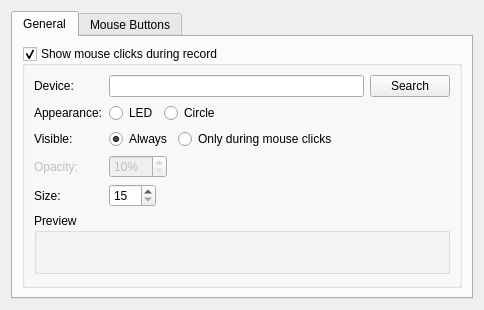
<?xml version="1.0" encoding="UTF-8"?>
<ui version="4.0">
 <class>MouseConfig</class>
 <widget class="QWidget" name="MouseConfig">
  <property name="geometry">
   <rect>
    <x>0</x>
    <y>0</y>
    <width>484</width>
    <height>297</height>
   </rect>
  </property>
  <property name="windowTitle">
   <string notr="true"/>
  </property>
  <property name="toolTip">
   <string notr="true"/>
  </property>
  <layout class="QVBoxLayout" name="verticalLayout">
   <property name="spacing">
    <number>0</number>
   </property>
   <item>
    <widget class="KTabWidget" name="ktabwidget">
     <property name="currentIndex">
      <number>0</number>
     </property>
     <widget class="QWidget" name="tab_3">
      <attribute name="title">
       <string>General</string>
      </attribute>
      <layout class="QVBoxLayout" name="verticalLayout_2">
       <item>
        <widget class="QGroupBox" name="kcfg_showActivity">
         <property name="title">
          <string>Show mouse clicks during record</string>
         </property>
         <property name="flat">
          <bool>false</bool>
         </property>
         <property name="checkable">
          <bool>true</bool>
         </property>
         <layout class="QFormLayout" name="formLayout_4">
          <property name="fieldGrowthPolicy">
           <enum>QFormLayout::ExpandingFieldsGrow</enum>
          </property>
          <item row="0" column="0">
           <widget class="QLabel" name="label_4">
            <property name="text">
             <string>Device:</string>
            </property>
            <property name="buddy">
             <cstring>kcfg_keyMonDevice</cstring>
            </property>
           </widget>
          </item>
          <item row="0" column="1">
           <layout class="QHBoxLayout" name="horizontalLayout_2">
            <item>
             <widget class="KLineEdit" name="kcfg_keyMonDevice">
              <property name="enabled">
               <bool>true</bool>
              </property>
             </widget>
            </item>
            <item>
             <widget class="KPushButton" name="keyMonButton">
              <property name="enabled">
               <bool>true</bool>
              </property>
              <property name="text">
               <string>Search</string>
              </property>
             </widget>
            </item>
           </layout>
          </item>
          <item row="2" column="0">
           <widget class="QLabel" name="label_2">
            <property name="text">
             <string>Appearance:</string>
            </property>
           </widget>
          </item>
          <item row="2" column="1">
           <layout class="QHBoxLayout" name="horizontalLayout_3">
            <item>
             <widget class="QRadioButton" name="kcfg_led">
              <property name="text">
               <string>LED</string>
              </property>
              <property name="checked">
               <bool>true</bool>
              </property>
             </widget>
            </item>
            <item>
             <widget class="QRadioButton" name="kcfg_circle">
              <property name="text">
               <string>Circle</string>
              </property>
             </widget>
            </item>
           </layout>
          </item>
          <item row="4" column="0">
           <widget class="QLabel" name="label_5">
            <property name="text">
             <string>Visible:</string>
            </property>
           </widget>
          </item>
          <item row="4" column="1">
           <layout class="QHBoxLayout" name="horizontalLayout_4">
            <item>
             <widget class="QRadioButton" name="kcfg_mouseWidgetAlwaysVisible">
              <property name="text">
               <string>Always</string>
              </property>
              <property name="checked">
               <bool>true</bool>
              </property>
              <property name="autoExclusive">
               <bool>false</bool>
              </property>
             </widget>
            </item>
            <item>
             <widget class="QRadioButton" name="kcfg_mouseWidgetInvisible">
              <property name="text">
               <string>Only during mouse clicks</string>
              </property>
              <property name="autoExclusive">
               <bool>false</bool>
              </property>
             </widget>
            </item>
           </layout>
          </item>
          <item row="5" column="0">
           <widget class="QLabel" name="opacityLabel">
            <property name="enabled">
             <bool>false</bool>
            </property>
            <property name="text">
             <string>Opacity:</string>
            </property>
            <property name="buddy">
             <cstring>kcfg_cursorOpacity</cstring>
            </property>
           </widget>
          </item>
          <item row="6" column="0">
           <widget class="QLabel" name="label_3">
            <property name="text">
             <string>Size:</string>
            </property>
            <property name="buddy">
             <cstring>kcfg_cursorWidgetSize</cstring>
            </property>
           </widget>
          </item>
          <item row="6" column="1">
           <widget class="KIntSpinBox" name="kcfg_cursorWidgetSize">
            <property name="suffix">
             <string notr="true"/>
            </property>
            <property name="prefix">
             <string/>
            </property>
            <property name="minimum">
             <number>15</number>
            </property>
            <property name="maximum">
             <number>100</number>
            </property>
           </widget>
          </item>
          <item row="7" column="0" colspan="2">
           <widget class="QGroupBox" name="groupBox">
            <property name="title">
             <string>Preview</string>
            </property>
            <layout class="QGridLayout" name="gridLayout">
             <item row="0" column="1">
              <widget class="CursorWidget" name="cursorWidget" native="true">
               <property name="minimumSize">
                <size>
                 <width>9</width>
                 <height>9</height>
                </size>
               </property>
              </widget>
             </item>
             <item row="0" column="0">
              <spacer name="horizontalSpacer_2">
               <property name="orientation">
                <enum>Qt::Horizontal</enum>
               </property>
               <property name="sizeHint" stdset="0">
                <size>
                 <width>40</width>
                 <height>20</height>
                </size>
               </property>
              </spacer>
             </item>
             <item row="0" column="2">
              <spacer name="horizontalSpacer_3">
               <property name="orientation">
                <enum>Qt::Horizontal</enum>
               </property>
               <property name="sizeHint" stdset="0">
                <size>
                 <width>40</width>
                 <height>20</height>
                </size>
               </property>
              </spacer>
             </item>
            </layout>
           </widget>
          </item>
          <item row="5" column="1">
           <widget class="KIntSpinBox" name="kcfg_cursorOpacity">
            <property name="enabled">
             <bool>false</bool>
            </property>
            <property name="suffix">
             <string notr="true">%</string>
            </property>
            <property name="minimum">
             <number>10</number>
            </property>
            <property name="maximum">
             <number>100</number>
            </property>
            <property name="singleStep">
             <number>10</number>
            </property>
           </widget>
          </item>
         </layout>
        </widget>
       </item>
      </layout>
     </widget>
     <widget class="QWidget" name="tab_4">
      <attribute name="title">
       <string>Mouse Buttons</string>
      </attribute>
      <layout class="QVBoxLayout" name="verticalLayout_3">
       <item>
        <layout class="QHBoxLayout" name="horizontalLayout">
         <item>
          <widget class="QLabel" name="label">
           <property name="text">
            <string>Mouse button</string>
           </property>
          </widget>
         </item>
         <item>
          <widget class="KComboBox" name="buttonCombo"/>
         </item>
         <item>
          <widget class="KPushButton" name="addButton">
           <property name="text">
            <string>Add</string>
           </property>
          </widget>
         </item>
         <item>
          <spacer name="horizontalSpacer">
           <property name="orientation">
            <enum>Qt::Horizontal</enum>
           </property>
           <property name="sizeHint" stdset="0">
            <size>
             <width>40</width>
             <height>20</height>
            </size>
           </property>
          </spacer>
         </item>
        </layout>
       </item>
       <item>
        <widget class="QTreeWidget" name="treeWidget">
         <property name="editTriggers">
          <set>QAbstractItemView::NoEditTriggers</set>
         </property>
         <property name="showDropIndicator" stdset="0">
          <bool>false</bool>
         </property>
         <property name="alternatingRowColors">
          <bool>false</bool>
         </property>
         <property name="rootIsDecorated">
          <bool>false</bool>
         </property>
         <property name="uniformRowHeights">
          <bool>false</bool>
         </property>
         <property name="animated">
          <bool>false</bool>
         </property>
         <property name="columnCount">
          <number>3</number>
         </property>
         <attribute name="headerDefaultSectionSize">
          <number>100</number>
         </attribute>
         <attribute name="headerMinimumSectionSize">
          <number>22</number>
         </attribute>
         <attribute name="headerStretchLastSection">
          <bool>true</bool>
         </attribute>
         <attribute name="headerDefaultSectionSize">
          <number>100</number>
         </attribute>
         <attribute name="headerMinimumSectionSize">
          <number>22</number>
         </attribute>
         <attribute name="headerStretchLastSection">
          <bool>true</bool>
         </attribute>
         <column>
          <property name="text">
           <string>Remove</string>
          </property>
         </column>
         <column>
          <property name="text">
           <string>Mouse Button</string>
          </property>
         </column>
         <column>
          <property name="text">
           <string>Color</string>
          </property>
         </column>
        </widget>
       </item>
      </layout>
     </widget>
    </widget>
   </item>
  </layout>
 </widget>
 <customwidgets>
  <customwidget>
   <class>KIntSpinBox</class>
   <extends>QSpinBox</extends>
   <header>knuminput.h</header>
  </customwidget>
  <customwidget>
   <class>KPushButton</class>
   <extends>QPushButton</extends>
   <header>kpushbutton.h</header>
  </customwidget>
  <customwidget>
   <class>KLineEdit</class>
   <extends>QLineEdit</extends>
   <header>klineedit.h</header>
  </customwidget>
  <customwidget>
   <class>KComboBox</class>
   <extends>QComboBox</extends>
   <header>kcombobox.h</header>
  </customwidget>
  <customwidget>
   <class>KTabWidget</class>
   <extends>QTabWidget</extends>
   <header>ktabwidget.h</header>
   <container>1</container>
  </customwidget>
  <customwidget>
   <class>CursorWidget</class>
   <extends>QWidget</extends>
   <header>cursorwidget.h</header>
   <container>1</container>
  </customwidget>
 </customwidgets>
 <tabstops>
  <tabstop>ktabwidget</tabstop>
  <tabstop>kcfg_showActivity</tabstop>
  <tabstop>kcfg_keyMonDevice</tabstop>
  <tabstop>keyMonButton</tabstop>
  <tabstop>kcfg_led</tabstop>
  <tabstop>kcfg_circle</tabstop>
  <tabstop>kcfg_mouseWidgetAlwaysVisible</tabstop>
  <tabstop>kcfg_mouseWidgetInvisible</tabstop>
  <tabstop>kcfg_cursorOpacity</tabstop>
  <tabstop>kcfg_cursorWidgetSize</tabstop>
  <tabstop>treeWidget</tabstop>
  <tabstop>buttonCombo</tabstop>
  <tabstop>addButton</tabstop>
 </tabstops>
 <resources/>
 <connections>
  <connection>
   <sender>kcfg_circle</sender>
   <signal>toggled(bool)</signal>
   <receiver>opacityLabel</receiver>
   <slot>setEnabled(bool)</slot>
   <hints>
    <hint type="sourcelabel">
     <x>185</x>
     <y>120</y>
    </hint>
    <hint type="destinationlabel">
     <x>82</x>
     <y>180</y>
    </hint>
   </hints>
  </connection>
  <connection>
   <sender>kcfg_circle</sender>
   <signal>toggled(bool)</signal>
   <receiver>kcfg_cursorOpacity</receiver>
   <slot>setEnabled(bool)</slot>
   <hints>
    <hint type="sourcelabel">
     <x>167</x>
     <y>119</y>
    </hint>
    <hint type="destinationlabel">
     <x>134</x>
     <y>158</y>
    </hint>
   </hints>
  </connection>
 </connections>
</ui>
